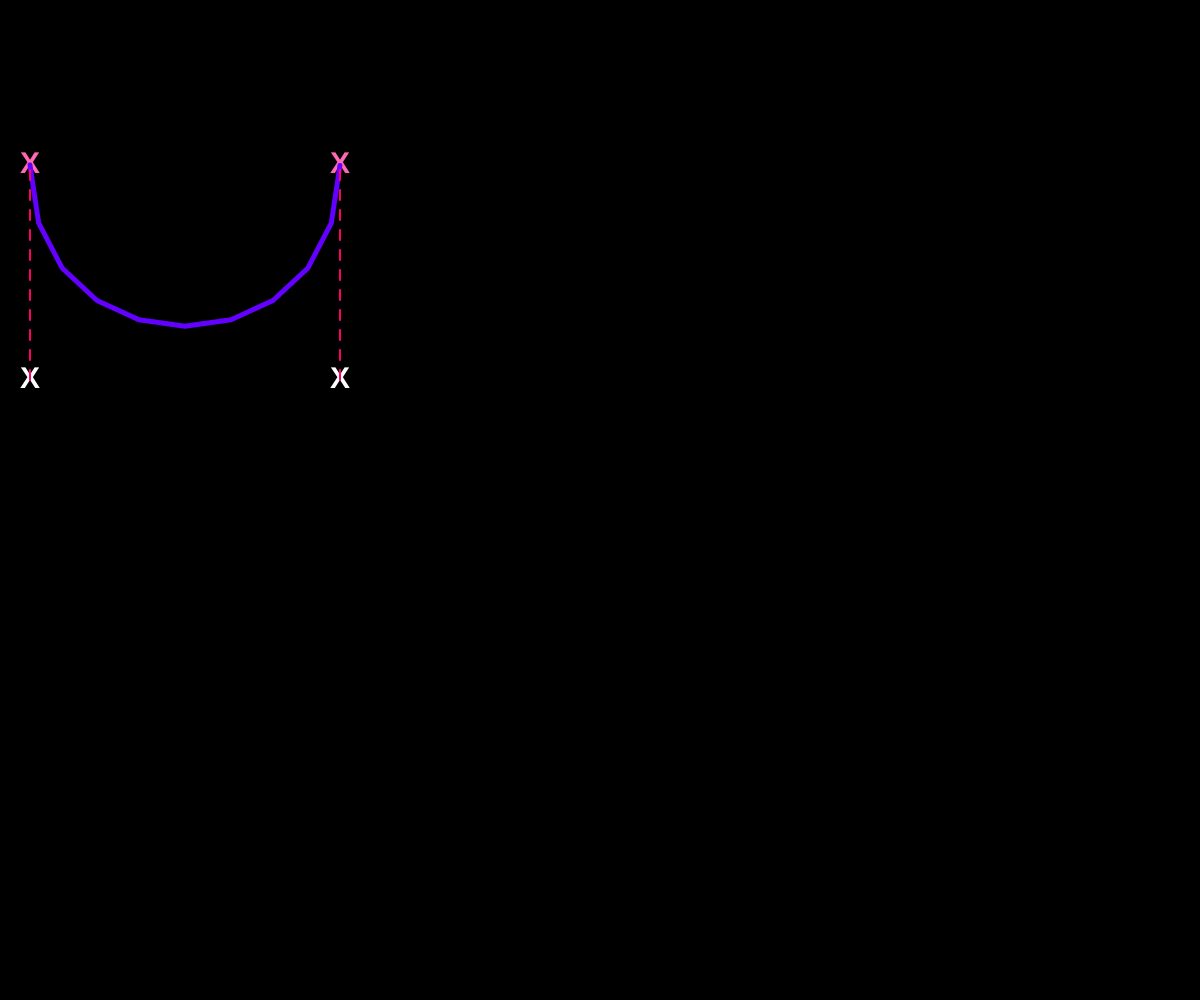
Frame 1 (no input)
Frame 60 (no input): identical to frame 1, image omitted
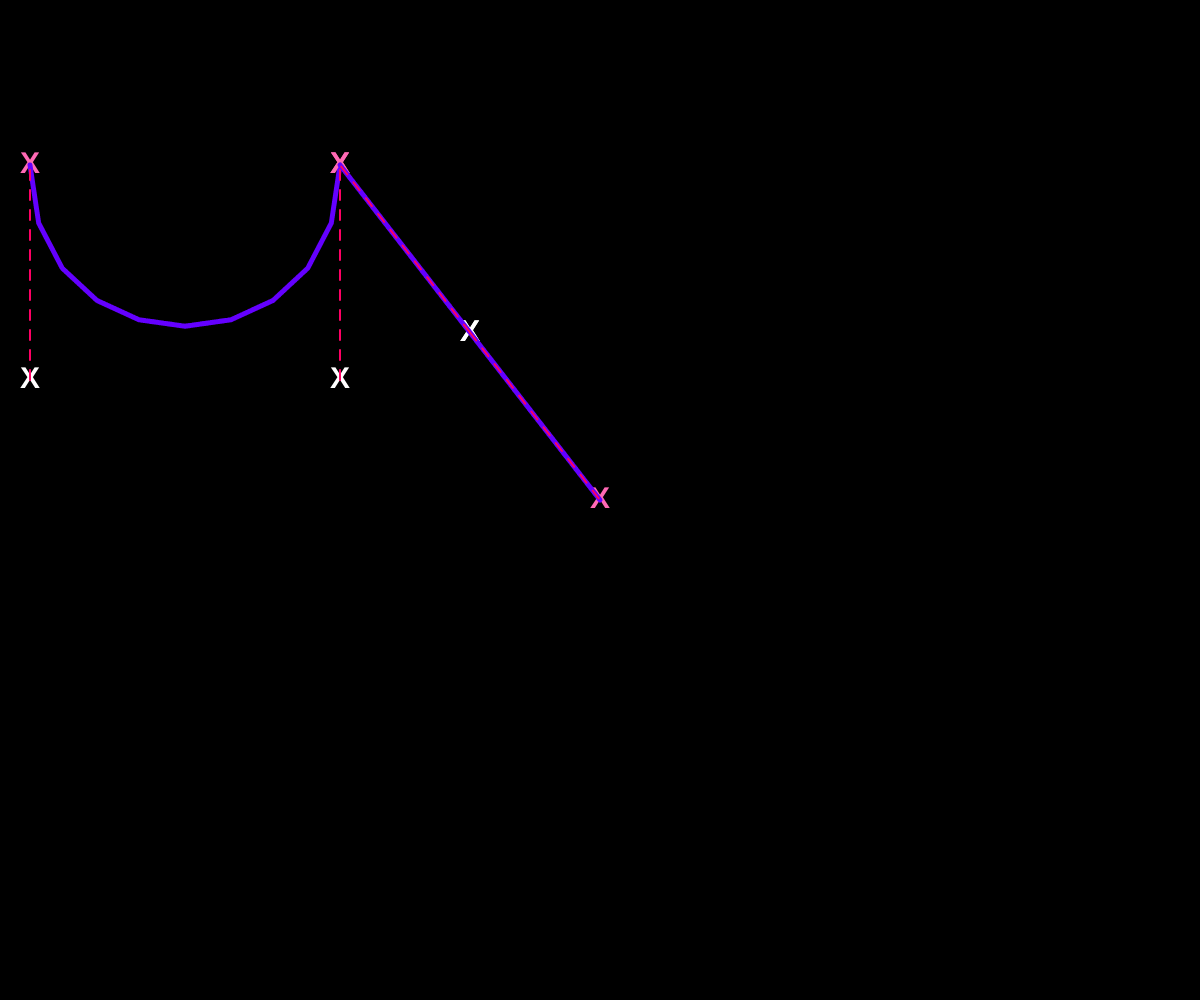
Frame 120 (the mouse pressed at the canvas centre since frame 60)

The p5.js sketch that drew these frames (run headless with seeded random() and noise() and a simulated clock; from frame 60 on, the mouse is pressed at the canvas centre):

// p5.js sketch
// ── sketch.js
class Spline {
    constructor() {
        this.curves = [defaultBezier];
    }
    draw() {
        for (const curve of this.curves) {
            curve.draw();
        }
    }

    addCurve(x, y) {
        let startPoint = this.curves[this.curves.length - 1].point2;
        let endPoint = new Point(x, y);
        let controlPoint1 = new Point(
            (startPoint.x + endPoint.x) / 2,
            (startPoint.y + endPoint.y) / 2
        );
        let controlPoint2 = new Point(
            (startPoint.x + endPoint.x) / 2,
            (startPoint.y + endPoint.y) / 2
        );
        this.curves.push(
            new BezierCurve(startPoint, controlPoint1, endPoint, controlPoint2)
        );
    }

    findClickedPoint(x, y) {
        for (const curve of this.curves) {
            let foundPoint = curve.findClickedPoint(x, y);
            if (foundPoint !== null) {
                return foundPoint;
            }
        }
        return null;
    }
}

class Point {
    constructor(x, y) {
        this.w = 30;
        this.x = x;
        this.y = y;
    }
    draw() {
        textSize(this.w);
        textStyle(BOLD);
        textAlign(CENTER, CENTER);
        text("X", this.x, this.y);
    }
    isClicked(x, y) {
        return (
            x <= this.x + this.w &&
            x >= this.x - this.w &&
            y <= this.y + this.w &&
            y >= this.y - this.w
        );
    }
}

class BezierCurve {
    constructor(point1, control1, point2, control2) {
        this.point1 = point1;
        this.point2 = point2;
        this.control1 = control1;
        this.control2 = control2;
        this.controlPoints = [point1, control1, control2, point2];
    }

    draw() {
        this.drawPoints();
        this.drawCurve();
        this.drawHandles();
    }

    binomialCoefficient(n, k) {
        if (k === 0 || k === n) {
            return 1;
        } else {
            return (
                this.binomialCoefficient(n - 1, k - 1) +
                this.binomialCoefficient(n - 1, k)
            );
        }
    }

    bezierCurve(t, controlPoints) {
        const n = controlPoints.length - 1;
        let result = { x: 0, y: 0 };

        for (let i = 0; i <= n; i++) {
            const coefficient =
                this.binomialCoefficient(n, i) *
                Math.pow(1 - t, n - i) *
                Math.pow(t, i);
            result.x += coefficient * controlPoints[i].x;
            result.y += coefficient * controlPoints[i].y;
        }
        return result;
    }

    drawPoints() {
        noStroke();
        for (let i = 0; i < this.controlPoints.length; i++) {
            const pt = this.controlPoints[i];
            if (pt == this.control1 || pt == this.control2) {
                fill(255);
            } else {
                fill(255, 105, 180);
            }
            pt.draw();
        }
    }

    drawCurve() {
        noFill();
        strokeWeight(5);
        setLineDash([1]);
        beginShape();
        for (let t = 0; t <= 1; t += deltaT) {
            const point = this.bezierCurve(t, this.controlPoints);
            stroke(100, 0, 255);
            vertex(point.x, point.y);
        }
        endShape();
    }

    drawHandles() {
        setLineDash([10, 10]);
        stroke(255, 0, 100);
        strokeWeight(2);
        line(this.control1.x, this.control1.y, this.point1.x, this.point1.y);
        line(this.control2.x, this.control2.y, this.point2.x, this.point2.y);
    }

    findClickedPoint(x, y) {
        for (const pt of this.controlPoints) {
            if (pt.isClicked(x, y) === true) {
                return pt;
            }
        }
        return null;
    }
}

let defaultBezier = new BezierCurve(
    new Point(30, 165),
    new Point(30, 380),
    new Point(340, 165),
    new Point(340, 380)
);
let selectedPoint = null;
let testSpline = new Spline();
const deltaT = 0.1;
function setup() {
    createCanvas(window.innerWidth, window.innerHeight);
}

function draw() {
    background(0);
    testSpline.draw();
}

function mousePressed() {
    selectedPoint = testSpline.findClickedPoint(mouseX, mouseY);
    if (selectedPoint == null) {
        testSpline.addCurve(mouseX, mouseY);
    }
}

function mouseDragged() {
    if (selectedPoint == null) return;
    selectedPoint.x = mouseX;
    selectedPoint.y = mouseY;
}

function mouseReleased() {
    selectedPoint = null;
}

function setLineDash(list) {
    drawingContext.setLineDash(list);
}

// ── style.css
canvas{
    display: block;
}

html, body{
    padding:0;
    margin:0;
}
